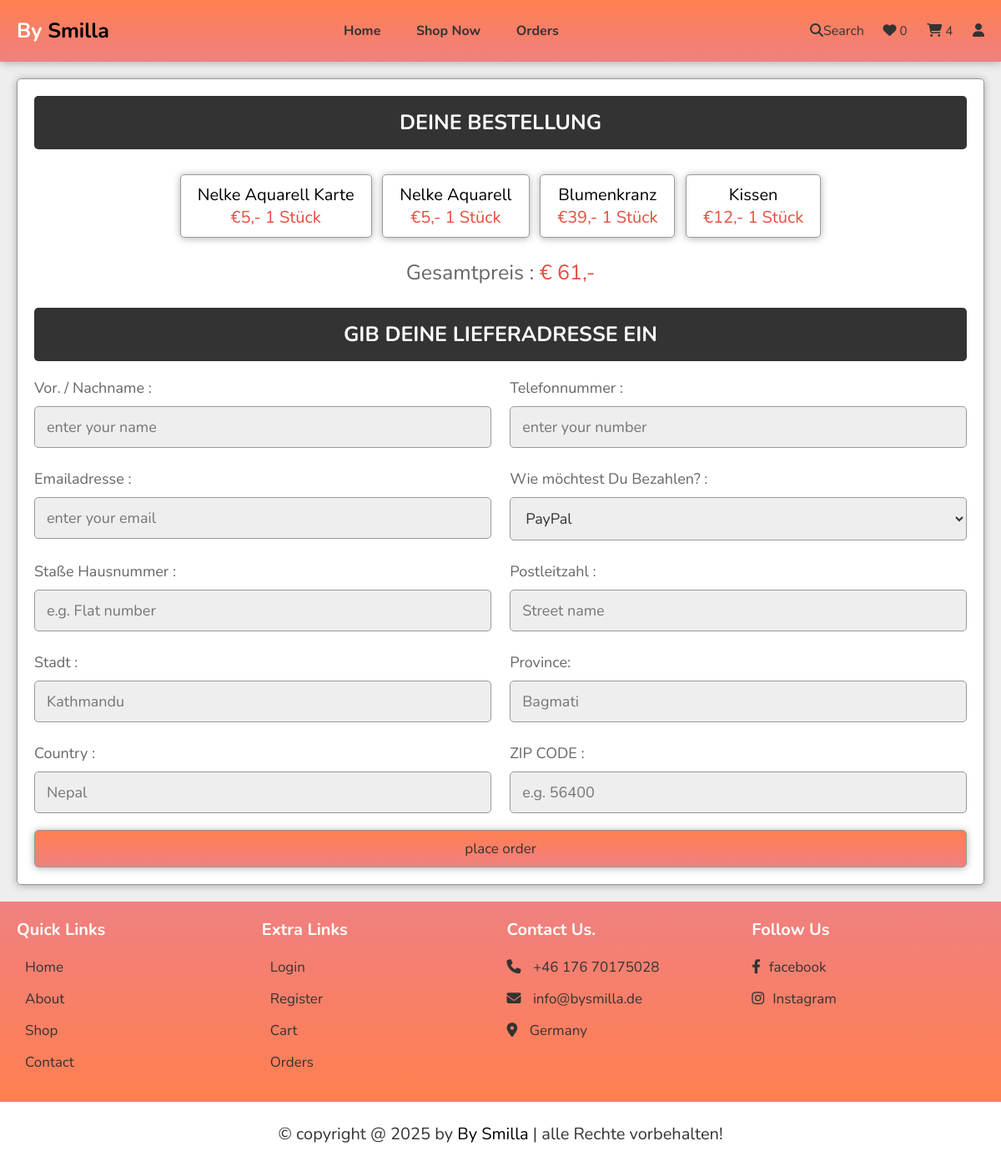
Screenshot of /checkout.php (signed in) with the database file from the repository.
### tables this page shows
CREATE TABLE `cart` (
  `id` int(100) NOT NULL,
  `user_id` int(100) NOT NULL,
  `pid` int(100) NOT NULL,
  `name` varchar(100) NOT NULL,
  `price` int(10) NOT NULL,
  `quantity` int(10) NOT NULL,
  `image` varchar(100) NOT NULL
);

### checkout.php (the view, shortened to what this page needs)
<?php
include 'components/connect.php';
if(isset($_SESSION['user_id'])){
   $user_id = $_SESSION['user_id'];
}else{
   $user_id = '';
   header('location:user_login.php');
};
?>
<!DOCTYPE html>
<html lang="en">
<head>
   <link rel="stylesheet" href="https://cdnjs.cloudflare.com/ajax/libs/font-awesome/6.1.1/css/all.min.css">
   <link rel="stylesheet" href="css/style.css">
</head>
<body>
<?php include 'components/user_header.php'; ?>
<section class="checkout-orders">
   <form action="" method="POST">
   <h3>Deine Bestellung</h3>
      <div class="display-orders">
      <?php
         $grand_total = 0;
         $select_cart = $conn->prepare("SELECT * FROM `cart` WHERE user_id = ?");
         $select_cart->execute([$user_id]);
         if($select_cart->rowCount() > 0){
            while($fetch_cart = $select_cart->fetch(PDO::FETCH_ASSOC)){
               $grand_total += ($fetch_cart['price'] * $fetch_cart['quantity']);
      ?>
         <p> <?= $fetch_cart['name']; ?> <span><br><?= '€'.$fetch_cart['price'].',-  '.  $fetch_cart['quantity'].' Stück'; ?></span> </p>
      <?php
            }
         }else{
            echo '<p class="empty">Dein Warenkorb ist leer!</p>';
         }
      ?>
         <div class="grand-total">Gesamtpreis : <span> € <?= $grand_total; ?>,-</span></div>
      </div>
      <h3>Gib deine Lieferadresse ein</h3>
      <div class="flex">
         <div class="inputBox">
            <span>Vor. / Nachname :</span>
            <input type="text" name="name" placeholder="enter your name" class="box" maxlength="20" required>
         </div>
         <div class="inputBox">
            <span>Telefonnummer :</span>
            <input type="number" name="number" placeholder="enter your number" class="box" min="0" max="9999999999" onkeypress="if(this.value.length == 10) return false;" required>
         </div>
         <div class="inputBox">
            <span>Emailadresse :</span>
            <input type="email" name="email" placeholder="enter your email" class="box" maxlength="50" required>
         </div>
         <div class="inputBox">
            <span>Wie möchtest Du Bezahlen? :</span>
            <select name="method" class="box" required>
               <option value="cash on delivery">PayPal</option>
            </select>
         </div>
         <div class="inputBox">
            <span>Staße Hausnummer :</span>
            <input type="text" name="flat" placeholder="e.g. Flat number" class="box" maxlength="50" required>
         </div>
         <div class="inputBox">
            <span>Postleitzahl :</span>
            <input type="text" name="street" placeholder="Street name" class="box" maxlength="50" required>
         </div>
         <div class="inputBox">
            <span>Stadt :</span>
            <input type="text" name="city" placeholder="Kathmandu" class="box" maxlength="50" required>
         </div>
         <div class="inputBox">
            <span>Province:</span>
            <input type="text" name="state" placeholder="Bagmati" class="box" maxlength="50" required>
         </div>
         <div class="inputBox">
            <span>Country :</span>
            <input type="text" name="country" placeholder="Nepal" class="box" maxlength="50" required>
         </div>
         <div class="inputBox">
            <span>ZIP CODE :</span>
            <input type="number" min="0" name="pin_code" placeholder="e.g. 56400" min="0" max="999999" onkeypress="if(this.value.length == 6) return false;" class="box" required>
         </div>
      </div>
      <input type="submit" name="order" class="btn <?= ($grand_total > 1)?'':'disabled'; ?>" value="place order">
   </form>
</section>
<?php include 'components/footer.php'; ?>
</body>
</html>

### css/style.css (style rules this page uses)
:root { --main-color:#000000; --orange:#f39c12; --red:#e74c3c; --black:#333; --white:#fff; --light-color:#666; --light-bg:#eee; --border: .1rem #999 solid; --box-shadow:0 .1rem 1rem rgba(0,0,0,.3); }
* { font-family: 'Nunito', sans-serif; margin:0; padding:0; box-sizing: border-box; outline: none; border:none; text-decoration: none; }
html { font-size: 62.5%; overflow-x: hidden; }
body { background-color: var(--light-bg); }
section { padding:2rem; margin:0 auto; }
.btn, .delete-btn, .option-btn { display: block; width: 100%; margin-top: 1rem; border-radius: .5rem; padding:1rem 3rem; font-size: 1.7rem; color:var(--white); cursor: pointer; text-align: center; transition: .5s linear; }
.btn { background: linear-gradient(180deg,coral,lightcoral); border: var(--border); box-shadow: var(--box-shadow); color: #333; }
.display-orders { text-align: center; padding-bottom: 0; }
.display-orders p { display: inline-block; padding:1rem 2rem; margin:1rem .5rem; font-size: 2rem; text-align: center; border:var(--border); background-color: var(--white); box-shadow: var(--box-shadow); border-radius: .5rem; }
.display-orders p span { color:var(--red); }
.display-orders .grand-total { margin-top: 1.5rem; margin-bottom: 2.5rem; font-size: 2.5rem; color:var(--light-color); }
.display-orders .grand-total span { color:var(--red); }
.checkout-orders form { padding:2rem; border:var(--border); background-color: var(--white); box-shadow: var(--box-shadow); border-radius: .5rem; }
.checkout-orders form h3 { border-radius: .5rem; background-color: var(--black); color:var(--white); padding:1.5rem 1rem; text-align: center; text-transform: uppercase; margin-bottom: 2rem; font-size: 2.5rem; }
.checkout-orders form .flex { display: flex; flex-wrap: wrap; gap:1.5rem; justify-content: space-between; }
.checkout-orders form .flex .inputBox { width: 49%; }
.checkout-orders form .flex .inputBox .box { width: 100%; border:var(--border); border-radius: .5rem; font-size: 1.8rem; color:var(--black); padding:1.2rem 1.4rem; margin:1rem 0; background-color: var(--light-bg); }
.checkout-orders form .flex .inputBox span { font-size: 1.8rem; color:var(--light-color); }

### rows the page displays
cart: name "Nelke Aquarell Karte", price "5", quantity "1"
cart: name "Nelke Aquarell", price "5", quantity "1"
cart: name "Blumenkranz", price "39", quantity "1"
cart: name "Kissen", price "12", quantity "1"

### other values shown
$total_wishlist_counts "0"
$total_cart_counts "4"
$grand_total "61"
